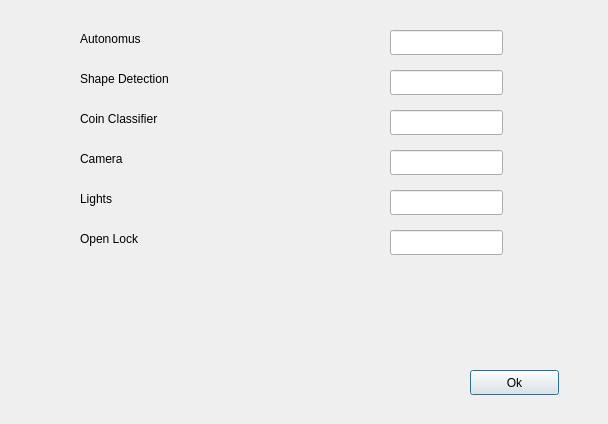
<?xml version="1.0" encoding="UTF-8"?>
<ui version="4.0">
 <class>ButtonSettings</class>
 <widget class="QDialog" name="ButtonSettings">
  <property name="geometry">
   <rect>
    <x>0</x>
    <y>0</y>
    <width>608</width>
    <height>424</height>
   </rect>
  </property>
  <property name="windowTitle">
   <string>Dialog</string>
  </property>
  <widget class="QLineEdit" name="lineEdit">
   <property name="geometry">
    <rect>
     <x>390</x>
     <y>30</y>
     <width>113</width>
     <height>25</height>
    </rect>
   </property>
  </widget>
  <widget class="QLineEdit" name="lineEdit_2">
   <property name="geometry">
    <rect>
     <x>390</x>
     <y>70</y>
     <width>113</width>
     <height>25</height>
    </rect>
   </property>
  </widget>
  <widget class="QLineEdit" name="lineEdit_3">
   <property name="geometry">
    <rect>
     <x>390</x>
     <y>110</y>
     <width>113</width>
     <height>25</height>
    </rect>
   </property>
  </widget>
  <widget class="QLabel" name="label">
   <property name="geometry">
    <rect>
     <x>80</x>
     <y>150</y>
     <width>67</width>
     <height>17</height>
    </rect>
   </property>
   <property name="text">
    <string>Camera</string>
   </property>
  </widget>
  <widget class="QLabel" name="label_2">
   <property name="geometry">
    <rect>
     <x>80</x>
     <y>30</y>
     <width>81</width>
     <height>17</height>
    </rect>
   </property>
   <property name="text">
    <string>Autonomus</string>
   </property>
  </widget>
  <widget class="QLabel" name="label_3">
   <property name="geometry">
    <rect>
     <x>80</x>
     <y>70</y>
     <width>121</width>
     <height>17</height>
    </rect>
   </property>
   <property name="text">
    <string>Shape Detection</string>
   </property>
  </widget>
  <widget class="QLabel" name="label_4">
   <property name="geometry">
    <rect>
     <x>80</x>
     <y>110</y>
     <width>101</width>
     <height>17</height>
    </rect>
   </property>
   <property name="text">
    <string>Coin Classifier</string>
   </property>
  </widget>
  <widget class="QLabel" name="label_5">
   <property name="geometry">
    <rect>
     <x>80</x>
     <y>230</y>
     <width>81</width>
     <height>17</height>
    </rect>
   </property>
   <property name="text">
    <string>Open Lock</string>
   </property>
  </widget>
  <widget class="QLabel" name="label_6">
   <property name="geometry">
    <rect>
     <x>80</x>
     <y>190</y>
     <width>67</width>
     <height>17</height>
    </rect>
   </property>
   <property name="text">
    <string>Lights</string>
   </property>
  </widget>
  <widget class="QLineEdit" name="lineEdit_4">
   <property name="geometry">
    <rect>
     <x>390</x>
     <y>150</y>
     <width>113</width>
     <height>25</height>
    </rect>
   </property>
  </widget>
  <widget class="QLineEdit" name="lineEdit_5">
   <property name="geometry">
    <rect>
     <x>390</x>
     <y>230</y>
     <width>113</width>
     <height>25</height>
    </rect>
   </property>
  </widget>
  <widget class="QLineEdit" name="lineEdit_6">
   <property name="geometry">
    <rect>
     <x>390</x>
     <y>190</y>
     <width>113</width>
     <height>25</height>
    </rect>
   </property>
  </widget>
  <widget class="QPushButton" name="okBtn">
   <property name="geometry">
    <rect>
     <x>470</x>
     <y>370</y>
     <width>89</width>
     <height>25</height>
    </rect>
   </property>
   <property name="text">
    <string>Ok</string>
   </property>
  </widget>
 </widget>
 <resources/>
 <connections/>
</ui>
